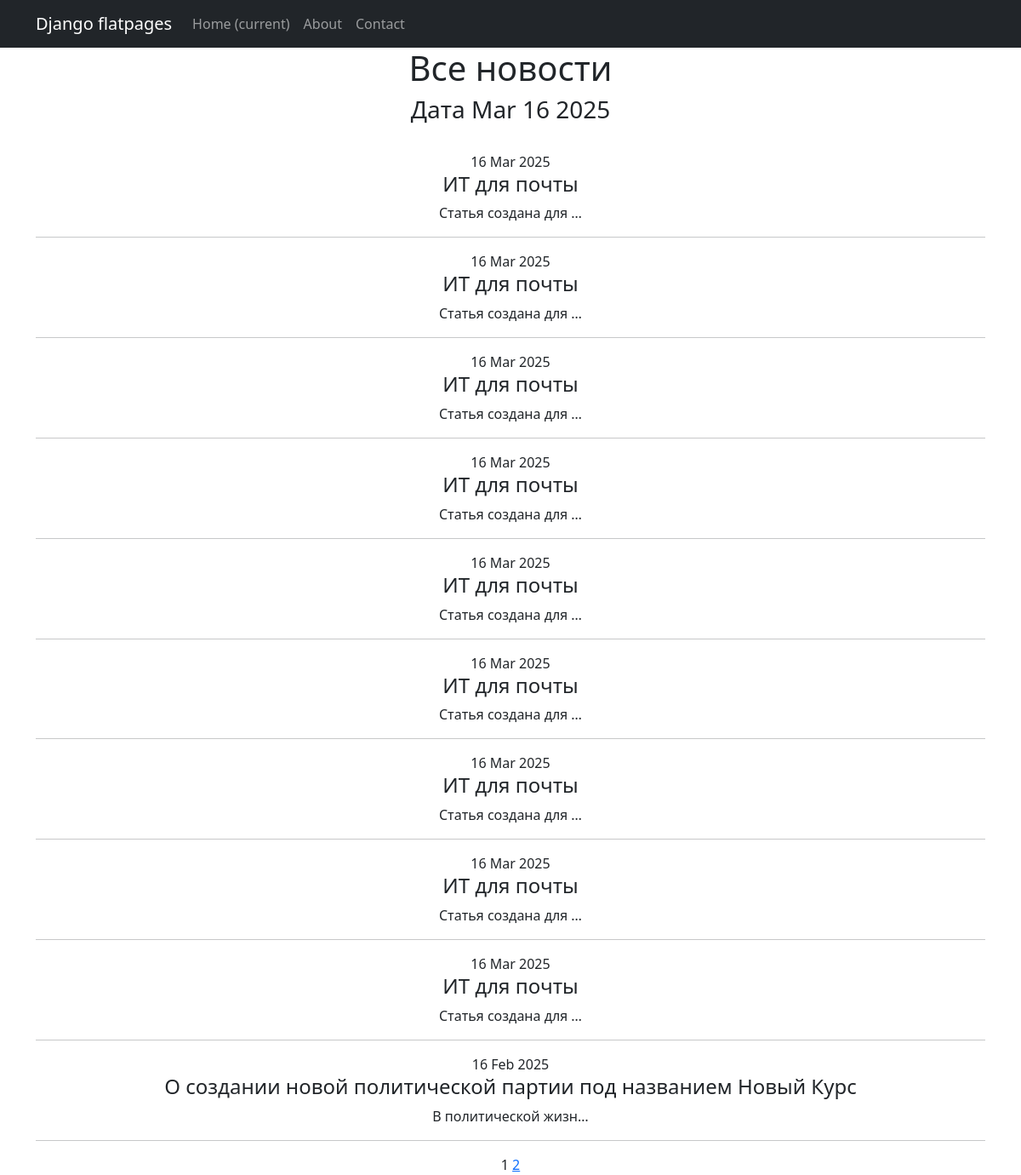
Screenshot of /news/ (signed in) with the database file from the repository.
### news/models.py (models this page shows, shortened)
class Post (models.Model):
    NEWS = 'NW'
    ARTICLE = 'AR'
    CATEGORY_TYPE = (
        (NEWS , "Новость"),
        (ARTICLE, "Статья")
    )
    author = models.ForeignKey(Author, on_delete=models.CASCADE)
    date_add = models.DateTimeField (auto_now_add=True)
    title = models.CharField(max_length=255)
    post = models.TextField()
    rating = models.IntegerField(default=0)
    postCategory = models.ManyToManyField(Category, through="PostCategory")
    categoryType = models.CharField(max_length=2, choices=CATEGORY_TYPE, default=NEWS)

### news/views.py (the view)
# urls.py: path('', News.as_view(),name='news'),
class News(ListView):
    model = Post
    ordering = '-date_add'
    template_name = 'news.html'
    context_object_name = 'news'
    paginate_by = 10
    def get_context_data(self, **kwargs):
        context = super().get_context_data(**kwargs)
        context['is_not_premium'] = not self.request.user.groups.filter(name = 'authors').exists()
        return context

### news/templatetags/custom_filters.py (called while the page is built)
@register.filter()
def censor(value):
   words = value.split()  # Используем другое имя для списка слов
   censor_list = []
   for word in words:
      if word.lower() in bad_words:
         censor_word = word[0] + '*' * (len(word) - 1)
         censor_list.append(censor_word)
      else:
         censor_list.append(word)
   return ' '.join(censor_list)

### news/templatetags/custom_tags.py (called while the page is built)
@register.simple_tag()
def current_time(format_string='%b %d %Y'):
   return datetime.now().strftime(format_string)

@register.simple_tag(takes_context=True)
def url_replace(context, **kwargs):
   d = context['request'].GET.copy()
   for k, v in kwargs.items():
       d[k] = v
   return d.urlencode()

### templates/news.html (shortened to what this page needs)
{% extends 'default.html' %}
{% load custom_tags %}
{% load custom_filters %}
{% block content %}
<h1>Все новости</h1>
<h3>Дата {% current_time '%b %d %Y' %} </h3>
<br>
{% for new in news %}
    {{new.date_add|date:'d M Y'}}<h4> {{ new.title|censor }} </h4>
    {{new.post|truncatechars:20|censor}}
    <hr></hr>
{% endfor %}
{{ page_obj.number }}
{% if page_obj.has_next %}
    <a href="?{% url_replace page=page_obj.next_page_number %}">{{ page_obj.next_page_number }}</a>
{% endif %}
{% endblock content %}

### rows the page displays
Post: date_add "16 Mar 2025", title|censor "ИТ для почты", post|censor "Статья создана для …"
Post: date_add "16 Mar 2025", title|censor "ИТ для почты", post|censor "Статья создана для …"
Post: date_add "16 Mar 2025", title|censor "ИТ для почты", post|censor "Статья создана для …"
Post: date_add "16 Mar 2025", title|censor "ИТ для почты", post|censor "Статья создана для …"
Post: date_add "16 Mar 2025", title|censor "ИТ для почты", post|censor "Статья создана для …"
Post: date_add "16 Mar 2025", title|censor "ИТ для почты", post|censor "Статья создана для …"
Post: date_add "16 Mar 2025", title|censor "ИТ для почты", post|censor "Статья создана для …"
Post: date_add "16 Mar 2025", title|censor "ИТ для почты", post|censor "Статья создана для …"
Post: date_add "16 Mar 2025", title|censor "ИТ для почты", post|censor "Статья создана для …"
Post: date_add "16 Feb 2025", title|censor "О создании новой политической партии под названием Новый Курс", post|censor "В политической жизн…"

### other values shown
{{ page_obj.number }} "1"
{{ page_obj.next_page_number }} "2"
